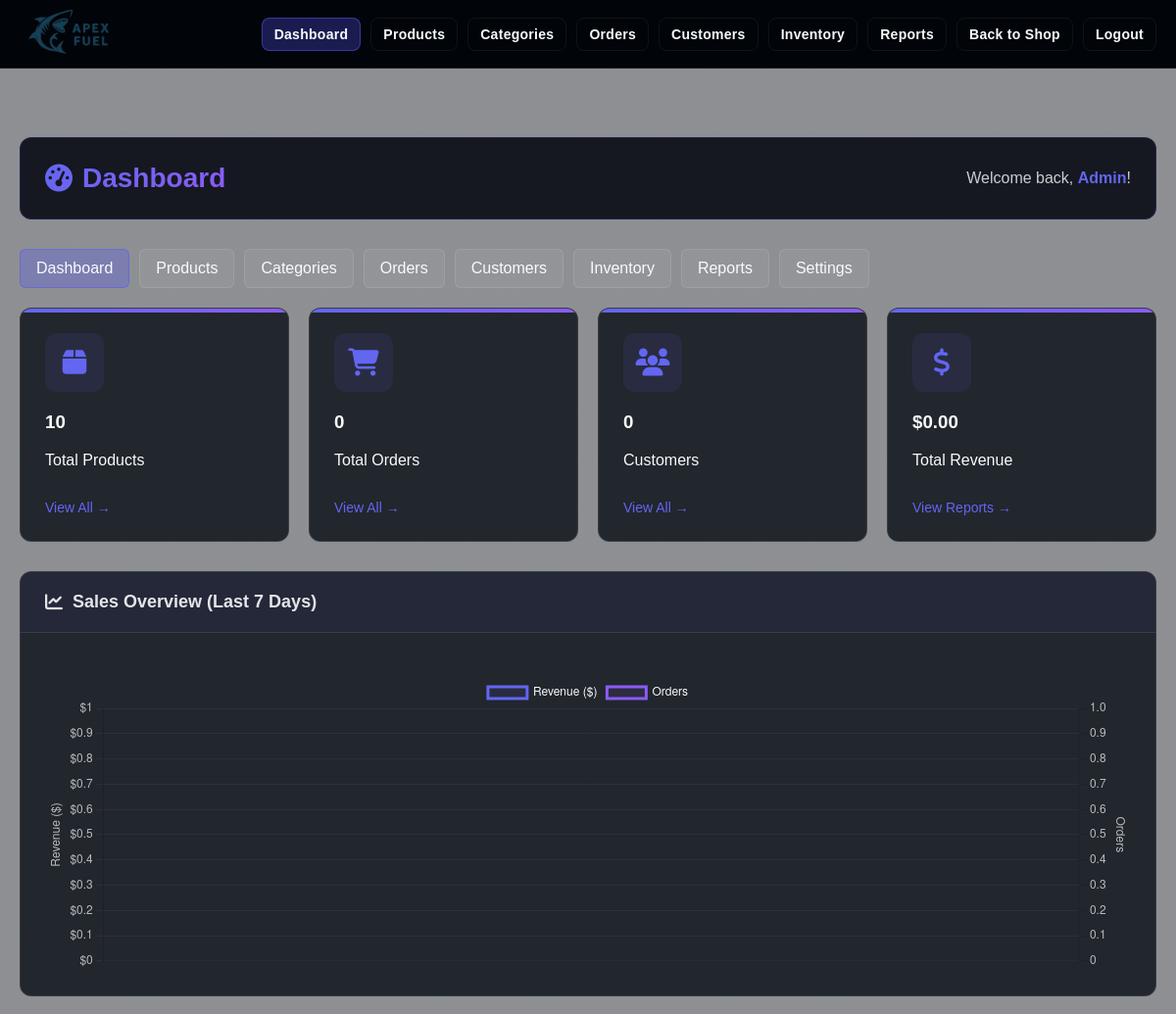
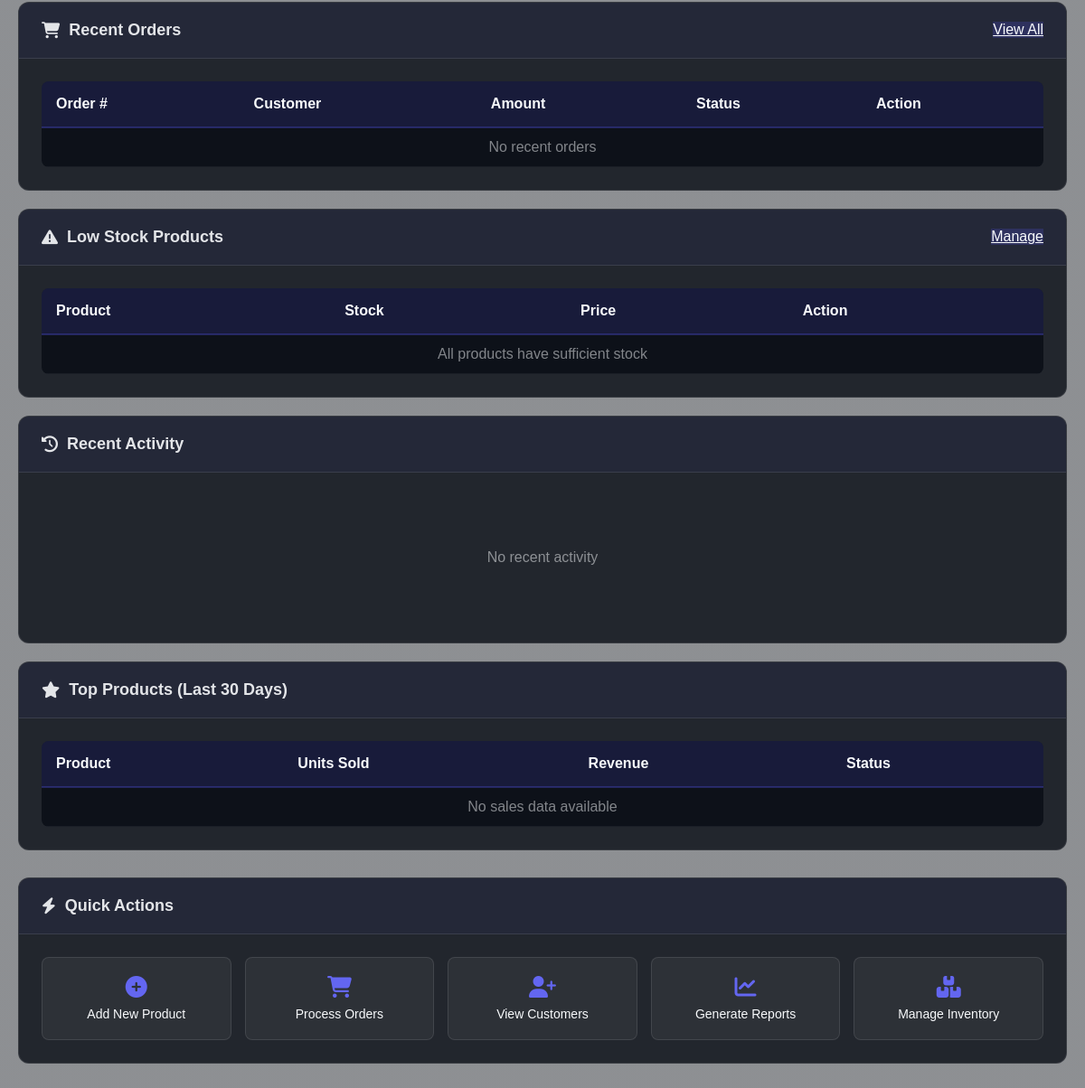
Page /HTML/admin/index.php (signed in) on the earlier database version (2 pictures, top to bottom).
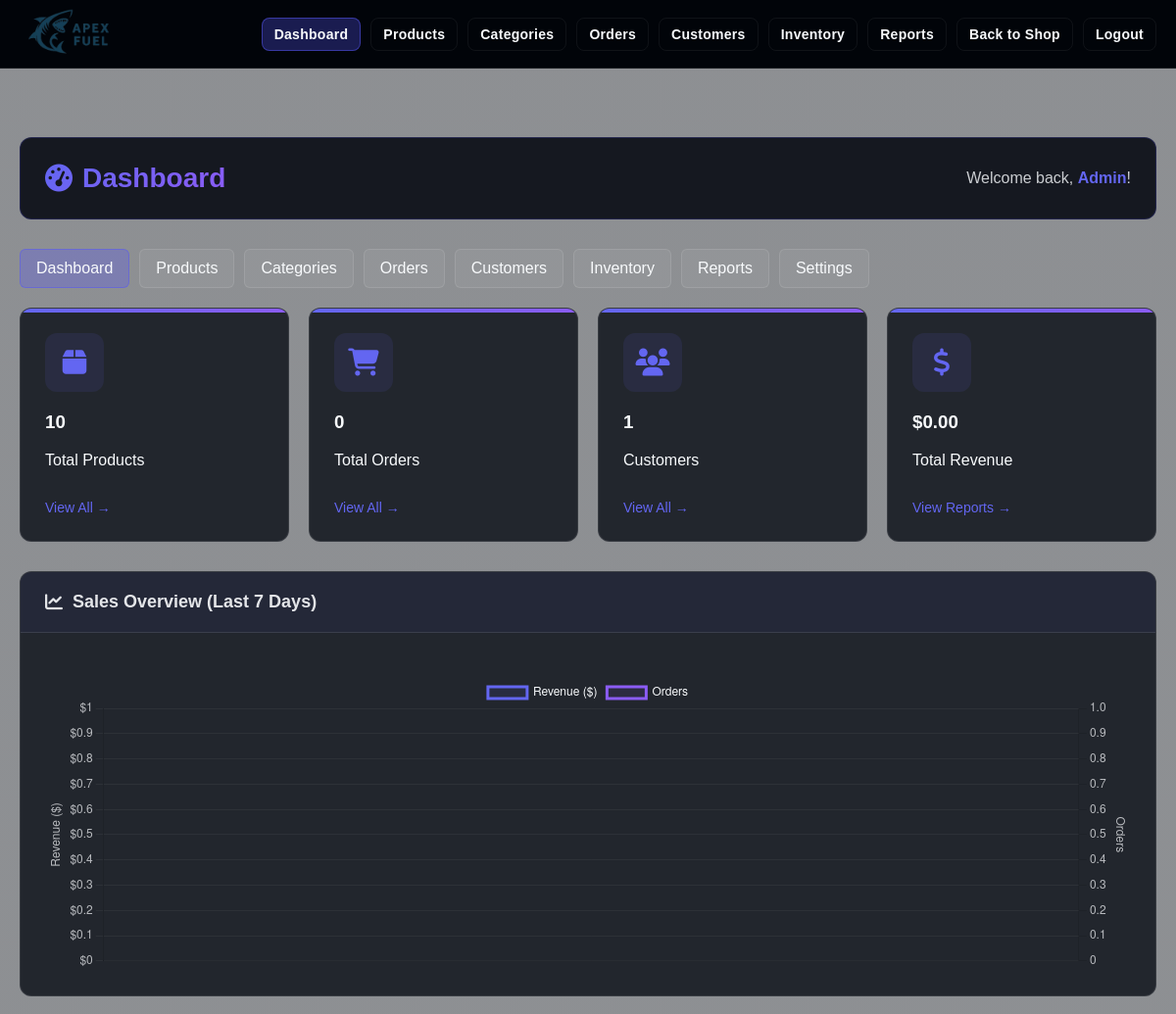
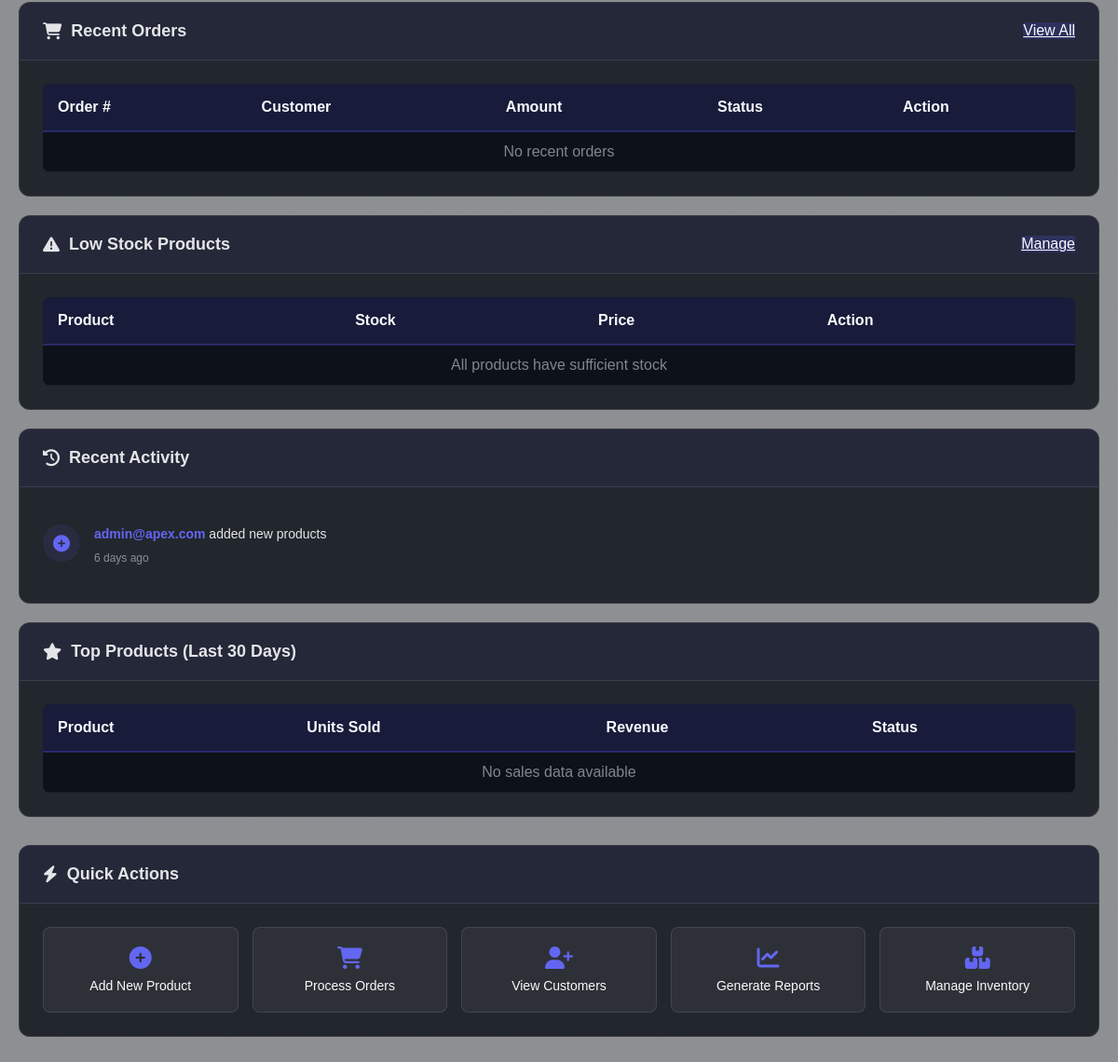
Same page on the later database version (2 pictures, top to bottom).
### tables this page shows
CREATE TABLE admin_logs (
    id INT PRIMARY KEY AUTO_INCREMENT,
    admin_id INT,
    action VARCHAR(100) NOT NULL,
    table_name VARCHAR(50),
    record_id INT,
    details JSON,
    ip_address VARCHAR(45),
    user_agent TEXT,
    created_at TIMESTAMP DEFAULT CURRENT_TIMESTAMP,
    FOREIGN KEY (admin_id) REFERENCES users(id) ON DELETE SET NULL,
    INDEX idx_action (action),
    INDEX idx_admin (admin_id)
);

CREATE TABLE users (
    id INT PRIMARY KEY AUTO_INCREMENT,
    email VARCHAR(255) UNIQUE NOT NULL,
    password VARCHAR(255) NOT NULL,
    first_name VARCHAR(100),
    last_name VARCHAR(100),
    phone VARCHAR(20),
    street_address VARCHAR(255),
    city VARCHAR(100),
    postal_code VARCHAR(20),
    state_region VARCHAR(100),
    country VARCHAR(100),
    date_of_birth DATE,
    newsletter_subscribed BOOLEAN DEFAULT FALSE,
    is_admin BOOLEAN DEFAULT FALSE,
    avatar_url VARCHAR(500),
    contact_preference ENUM('email', 'phone') DEFAULT 'email',
    created_at TIMESTAMP DEFAULT CURRENT_TIMESTAMP,
    updated_at TIMESTAMP DEFAULT CURRENT_TIMESTAMP ON UPDATE CURRENT_TIMESTAMP
);

### HTML/admin/index.php (the view, shortened to what the changed rows need)
<?php
$conn = getDBConnection();
$stats = [];
$result = $conn->query("SELECT COUNT(*) as total FROM products WHERE is_active = 1");
$stats['total_products'] = $result->fetch_assoc()['total'];
$result = $conn->query("SELECT COUNT(*) as total FROM orders");
$stats['total_orders'] = $result->fetch_assoc()['total'];
$result = $conn->query("SELECT COUNT(*) as total FROM users WHERE is_admin = 0");
$stats['total_customers'] = $result->fetch_assoc()['total'];
$result = $conn->query("SELECT SUM(total_amount) as revenue FROM orders WHERE status = 'delivered'");
$revenue_data = $result->fetch_assoc();
$stats['total_revenue'] = $revenue_data['revenue'] ?? 0;
$result = $conn->query("
    SELECT al.*, u.email as admin_email
    FROM admin_logs al
    LEFT JOIN users u ON al.admin_id = u.id
    ORDER BY al.created_at DESC LIMIT 10
");
$recent_activity = $result->fetch_all(MYSQLI_ASSOC);
?>
<!DOCTYPE html>
<html lang="en">
<head>
    <link rel="stylesheet" href="../../CSS/Home.css">
    <link rel="stylesheet" href="../../CSS/admin/admin_common.css">
    <link rel="stylesheet" href="../../CSS/admin/admin_forms.css">
    <link rel="stylesheet" href="../../CSS/admin/admin_tables.css">
    <link rel="stylesheet" href="../../CSS/admin/admin_charts.css">
    <link rel="stylesheet" href="https://cdnjs.cloudflare.com/ajax/libs/font-awesome/6.4.0/css/all.min.css">
</head>
<body>
    <div class="admin-container">
        <div class="admin-header">
            <h1><i class="fas fa-tachometer-alt"></i> Dashboard</h1>
        </div>
        <div class="admin-stats-grid">
            <div class="admin-stat-card">
                <div class="stat-content">
                    <h3><?php echo number_format($stats['total_customers']); ?></h3>
                    <p>Customers</p>
                    <a href="customers.php" class="admin-stat-link">View All →</a>
                </div>
            </div>
        </div>
        <div class="content-grid">
            <div class="admin-card">
                <div class="admin-card-body">
                    <table class="admin-table">
                        <thead>
                            <tr>
                                <th>Order #</th>
                                <th>Customer</th>
                                <th>Amount</th>
                                <th>Status</th>
                                <th>Action</th>
                            </tr>
                        </thead>
                    </table>
                </div>
            </div>
            <div class="admin-card">
                <div class="admin-card-body">
                    <table class="admin-table">
                        <thead>
                            <tr>
                                <th>Product</th>
                                <th>Stock</th>
                                <th>Price</th>
                                <th>Action</th>
                            </tr>
                        </thead>
                    </table>
                </div>
            </div>
            <div class="admin-card">
                <div class="admin-card-body">
                    <div class="activity-feed">
                        <?php if (empty($recent_activity)): ?>
                        <div class="admin-empty-state">
                            No recent activity
                        </div>
                        <?php else: ?>
                        <?php foreach ($recent_activity as $activity): ?>
                        <div class="activity-item">
                            <div class="activity-icon">
                                <i class="fas fa-<?php echo get_activity_icon($activity['action']); ?>"></i>
                            </div>
                            <div class="activity-content">
                                <p><?php echo format_admin_activity($activity); ?></p>
                                <span class="activity-time">
                                    <?php echo time_ago_in_words($activity['created_at']); ?>
                                </span>
                            </div>
                        </div>
                        <?php endforeach; ?>
                        <?php endif; ?>
                    </div>
                </div>
            </div>
        </div>
        <div class="admin-card" style="margin-bottom: 30px;">
            <div class="admin-card-body">
                <table class="admin-table">
                    <thead>
                        <tr>
                            <th>Product</th>
                            <th>Units Sold</th>
                            <th>Revenue</th>
                            <th>Status</th>
                        </tr>
                    </thead>
                </table>
            </div>
        </div>
    </div>
</body>
</html>
<?php
function get_activity_icon($action) {
    $icons = [
        'INSERT' => 'plus-circle',
        'UPDATE' => 'edit',
        'DELETE' => 'trash-alt',
        'LOGIN' => 'sign-in-alt',
        'LOGOUT' => 'sign-out-alt',
        'ORDER' => 'shopping-cart',
        'PAYMENT' => 'credit-card',
        'BACKUP' => 'database',
        'SETTINGS' => 'cog'
    ];
    return $icons[$action] ?? 'info-circle';
}
function format_admin_activity($activity) {
    $admin = $activity['admin_email'] ?? 'System';
    $action = $activity['action'];
    $table = $activity['table_name'] ?? '';
    $details = json_decode($activity['details'] ?? '{}', true);
    switch ($action) {
        case 'INSERT':
            return "<strong>$admin</strong> added new " . strtolower($table) .
                   (isset($details['name']) ? ": " . $details['name'] : "");
    }
}
function time_ago_in_words($datetime) {
    $time = strtotime($datetime);
    $now = time();
    $diff = $now - $time;
    if ($diff < 604800) return floor($diff/86400) . " days ago";
    return date('M d, Y', $time);
}
?>

Differences in the rows shown:
added admin_logs: admin.email "admin@apex.com", table_name "products", created_at "6 days ago"
Other differences:
$stats['total_customers']: "0" → "1"
text no longer shown: "No recent activity"
